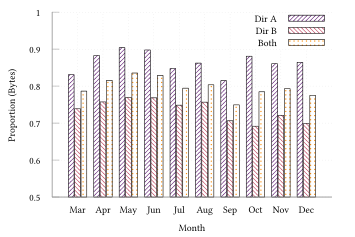

Recreate this plot in gnuplot.
set terminal tikz standalone color size 9cm,6cm font '\scriptsize' preamble '\usepackage{microtype} \usepackage{libertinus} \usepackage{libertinust1math} \usepackage[binary-units, per-mode=symbol]{siunitx}\sisetup{detect-all} \newcommand{\approachshort}{OPaL} \newcommand{\Coopfw}{CoOp} \newcommand{\coopfw}{\Coopfw} \newcommand{\Indfw}{Ind} \newcommand{\indfw}{\Indfw}'
set output "tcp-monthly-bytes.tex"

load "gnuplot-palettes/inferno.pal"

set boxwidth 0.9
set style data histogram
set style histogram cluster gap 1
set style fill solid border -1
set datafile separator ","
unset colorbox

set xlabel "Month"
set ylabel "Proportion (Bytes)"

set yrange [0.5:1.0]
set key at 10,1

plot '../results/dirA-1.csv' u 15: xtic(1) title "Dir A" lc palette frac 0.25 fill pattern 1, \
     '../results/dirB-1.csv' u 15 title "Dir B" lc palette frac 0.5 fill pattern 2, \
     '../results/biDir-1.csv' u 15 title "Both" lc palette frac 0.75 fill pattern 7
